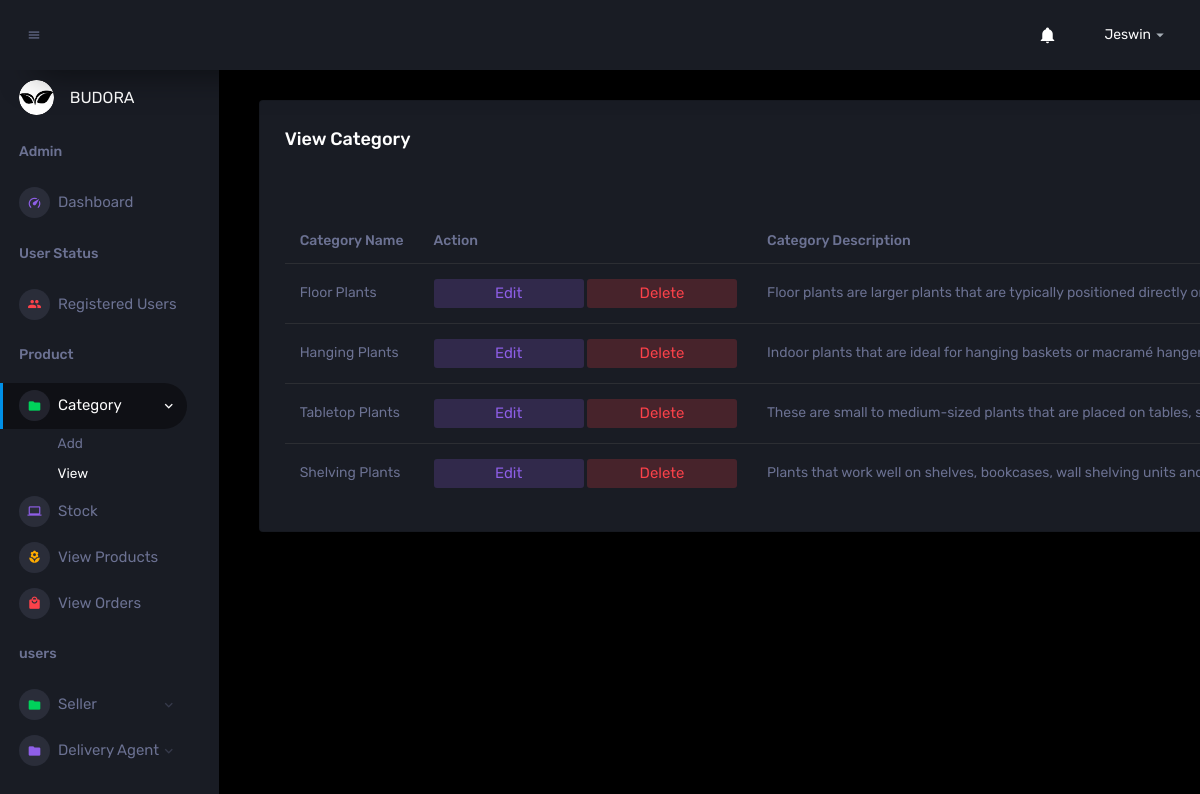
Screenshot of /viewcategory (signed in) with the database file from the repository.
### user/models.py (models this page shows, shortened)
class Category(models.Model):
    category_name = models.CharField(max_length=100)
    category_description = models.TextField()

### user/views.py (the view)
# urls.py: path('viewcategory', views.viewcategory, name='viewcategory'),
@login_required
def viewcategory(request):
    categories = Category.objects.all()
    return render(request, 'admin/viewcategory.html', {'categories': categories})

### templates/admin/viewcategory.html
{% extends 'admin/base1.html' %}
{% load static %}
  {% block content %}
  <div class="col-lg-12 grid-margin stretch-card">
    <div class="card">
      <div class="card-body">
        <h4 class="card-title">View Category</h4>
        <div class="table-responsive">
          <table class="application-list table table-hover" style="margin-top: 50px;">
            <thead>
              <tr>
                <th>Category Name</th>
                <th>Action</th>
                <th>Category Description</th>
              </tr>
            </thead>
            <tbody>
              {% for category in categories %}
              <tr>
                <td>{{ category.category_name }}</td>
                <td><a  href="{% url 'edit_category' category.id %}" class="btn btn-inverse-info btn-fw">Edit</a>
                <a  href="{% url 'delete_category' category.id %}" class="btn btn-inverse-danger btn-fw">Delete</a></td>
                <td>{{ category.category_description }}</td>
              </tr>
              {% empty %}
                            <tr>
                                <td colspan="3">No categories added yet.</td>
                            </tr>
              {% endfor %}
            </tbody>
          </table>
        </div>
      </div>
    </div>
  </div>
  {% endblock %}

### rows the page displays
Category: category_name "Floor Plants", category_description "Floor plants are larger plants that are typically positioned directly…"
Category: category_name "Hanging Plants", category_description "Indoor plants that are ideal for hanging baskets or macramé…"
Category: category_name "Tabletop Plants", category_description "These are small to medium-sized plants that are placed on tables,…"
Category: category_name "Shelving Plants", category_description "Plants that work well on shelves, bookcases, wall shelving units…"
